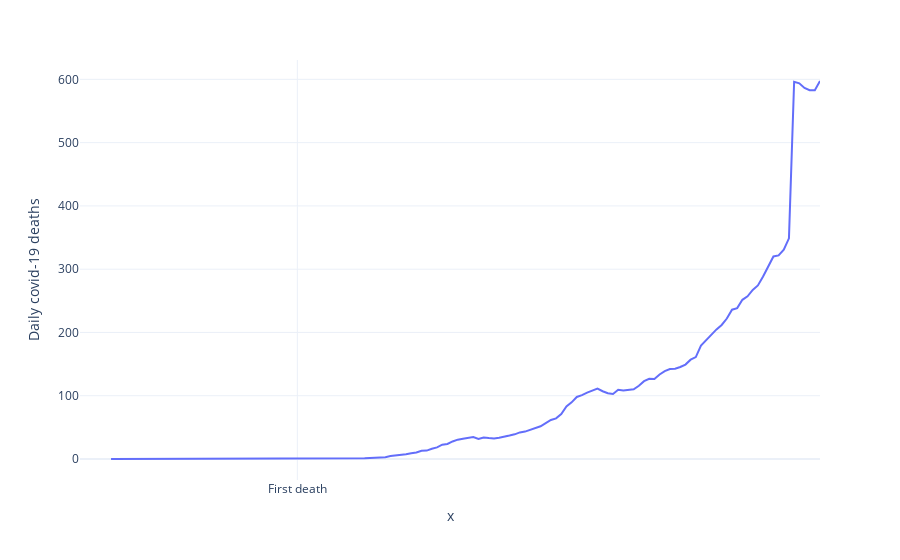

The code cell stored with this chart in its notebook:
### Code cell
national_covid_df["MA"] = national_covid_df["Daily Deceased"].rolling(window=7).mean()

fig = px.line(x=national_covid_df.Date, y=national_covid_df["MA"])
fig.update_xaxes(
    ticktext=["First death"],
    tickvals=["12-Mar-2020"],
)
fig.update_layout(
    yaxis=dict(title_text="Daily covid-19 deaths"),)
fig.show()

### Figure 1 — Plotly figure (JSON) as saved in the notebook; plotly's stock layout.template omitted (floating-point values rounded to 4 significant figures; data arrays with more than 128 entries replaced by an {"elided": "..."} marker saying what was removed)
{"data": [{"hovertemplate": "x=%{x}<br>y=%{y}<extra></extra>", "legendgroup": "", "line": {"color": "#636efa", "dash": "solid"}, "mode": "lines", "name": "", "orientation": "v", "showlegend": false, "type": "scatter", "x": {"elided": "144 str values"}, "xaxis": "x", "y": {"elided": "144 float values"}, "yaxis": "y"}], "layout": {"legend": {"tracegroupgap": 0}, "margin": {"t": 60}, "xaxis": {"anchor": "y", "domain": [0, 1], "ticktext": ["First death"], "tickvals": ["12-Mar-2020"], "title": {"text": "x"}}, "yaxis": {"anchor": "x", "domain": [0, 1], "title": {"text": "Daily covid-19 deaths"}}}}
